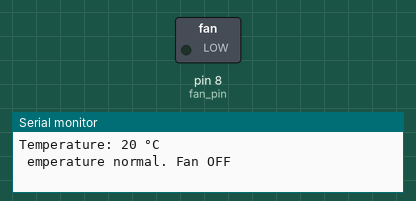
A sketch run on a simulated Arduino Uno, built with avr-gcc and run on an emulated ATmega328P. On the bench: switched loads named in the sketch (green lamp = pin HIGH), the last lines printed to the serial monitor. Random numbers use the default seed unless the sketch sets one.

Above: at 0.1 s.
At 32.1 s:
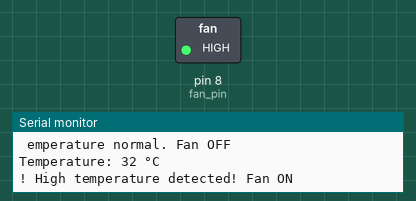
Timing chart, 0 to 37.5 s (numbered marks = the images above):
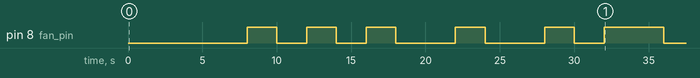

Measured:
- by itself, pin 8 (fan_pin): LOW → HIGH at 8.0 s, → LOW 2.0 s later, → HIGH 2.0 s later, → LOW 2.0 s later, … (12 changes in this stretch)

The sketch:

fan_activation.ino
```cpp
int fan_pin = 8;
void setup() {
  pinMode(fan_pin,OUTPUT);
  Serial.begin(9600);
}

void loop() {
int temperature =random(200,400)/ 10 ;
Serial.print("Temperature: ");
Serial.print(temperature);
Serial.println(" °C");
if (temperature>30){
Serial.println("! High temperature detected! Fan ON ");
digitalWrite(fan_pin, HIGH);// Turns the fan ON
}
else {
  Serial.println(" emperature normal. Fan OFF");
  digitalWrite(fan_pin, LOW); // Turns the fan OFF
}

delay(2000);
}
```
